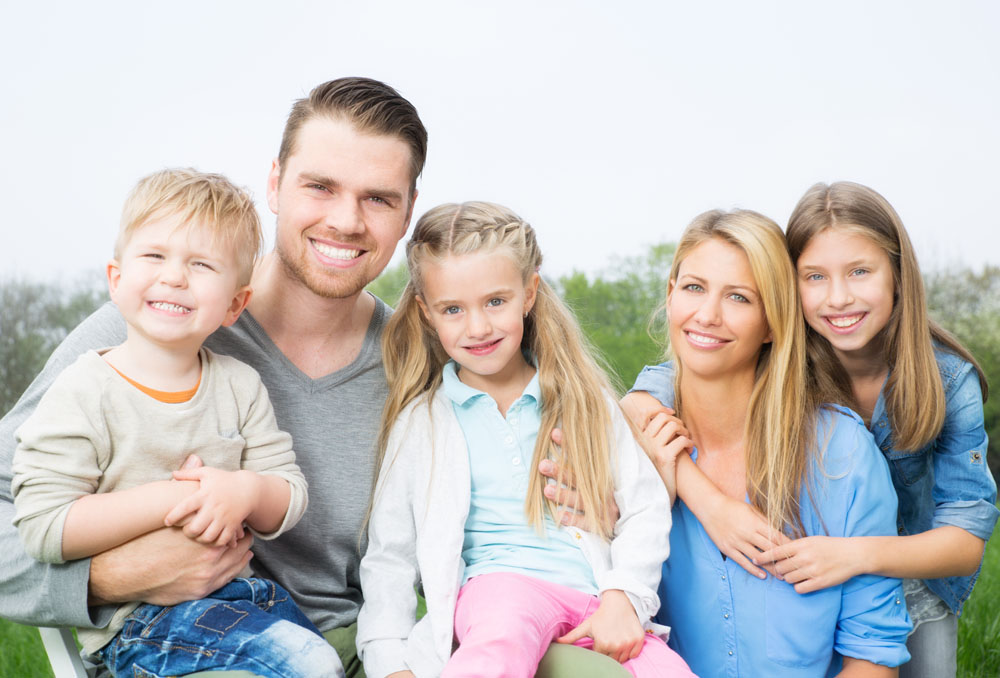
//> input picture 6.jpg, 1000 x 678 px
$ ./20131105746赵昱   (built with g++ and OpenCV 4)
//> lines starting //> are read from the running program, lines starting //| are printed output that depends on the picture
#include "stdafx.h"
#include <cv.h>
#include <cxcore.h>
#include <highgui.h>

int main(int argc, char *argv[]) {
	CvHaarClassifierCascade *pCascadeFrontal = 0, *pCascadeProfile = 0;
	CvMemStorage *pStorage = cvCreateMemStorage(0);
	CvSeq *pFaceRectSeq;
	int i;
	IplImage *pInpImg = cvLoadImage("D:/软件工程与计算/人脸识别/20131105746赵昱/6.jpg",CV_LOAD_IMAGE_COLOR);
//> pInpImg is the input picture: 678 rows x 1000 cols, CV_8UC3; mean B, G, R 190.8, 193.6, 198.1
	pCascadeFrontal = (CvHaarClassifierCascade *) cvLoad ("D:/软件工程与计算/人脸识别/20131105746赵昱/haarcascade/haarcascade_frontalface_default.xml");
	pCascadeProfile = (CvHaarClassifierCascade *) cvLoad ("D:/软件工程与计算/人脸识别/20131105746赵昱/haarcascade/haarcascade_profileface.xml");
	if (!pInpImg || !pCascadeFrontal || !pCascadeProfile) {
		printf("缺失文件\n");
		exit(0);
	}
	cvNamedWindow("照片", CV_WINDOW_NORMAL);
	cvShowImage("照片", pInpImg);
	cvWaitKey(50);
	pFaceRectSeq = cvHaarDetectObjects(pInpImg, pCascadeFrontal, pStorage,1.1,3,CV_HAAR_DO_CANNY_PRUNING,cvSize(40, 40));
//> pFaceRectSeq = 5 items
	for (i=0 ; i < (pFaceRectSeq ? pFaceRectSeq->total : 0) ; i++) {
		CvRect* r = (CvRect*)cvGetSeqElem(pFaceRectSeq, i);
		CvPoint pt1 = { r->x, r->y };
		CvPoint pt2 = { r->x + r->width, r->y + r->height };
		printf("Frontal face坐标(%d, %d)\n", pt2.x, pt2.y);
		cvRectangle(pInpImg, pt1, pt2, CV_RGB(0,255,0), 3, 4, 0);
		cvSetImageROI(pInpImg, *r);
		cvSmooth(pInpImg, pInpImg, CV_GAUSSIAN, 5, 3);
		cvResetImageROI(pInpImg);
	}
//> this loop made 5 passes
//> (pt1, pt2) on passes 1 to 5: (Point(786, 229), Point(901, 344)), (Point(655, 248), Point(769, 362)), (Point(117, 213), Point(236, 332)), (Point(417, 260), Point(535, 378)), (Point(269, 132), Point(426, 289))
//| Frontal face坐标(901, 344)
//| Frontal face坐标(769, 362)
//| Frontal face坐标(236, 332)
//| Frontal face坐标(535, 378)
//| Frontal face坐标(426, 289)
//> pass 1, `cvSetImageROI(pInpImg, *r);`:
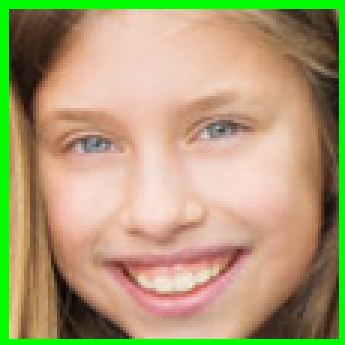
//> pInpImg: 115 rows x 115 cols, CV_8UC3 (shown 3 times larger); mean B, G, R 116.8, 158.5, 172.7
//> pass 1, `cvSmooth(pInpImg, pInpImg, CV_GAUSSIAN, 5, 3);`:
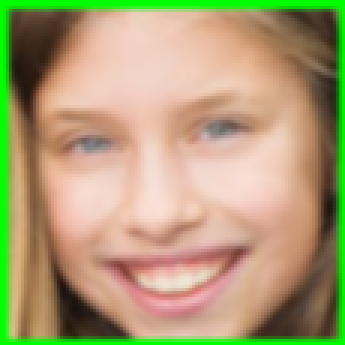
//> pInpImg: 115 rows x 115 cols, CV_8UC3 (shown 3 times larger); mean B, G, R 116.8, 158.5, 172.8
//> pass 2, `cvSetImageROI(pInpImg, *r);`:
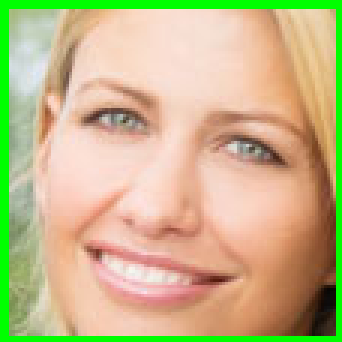
//> pInpImg: 114 rows x 114 cols, CV_8UC3 (shown 3 times larger); mean B, G, R 137.9, 183.8, 197.7
//> after the loop:
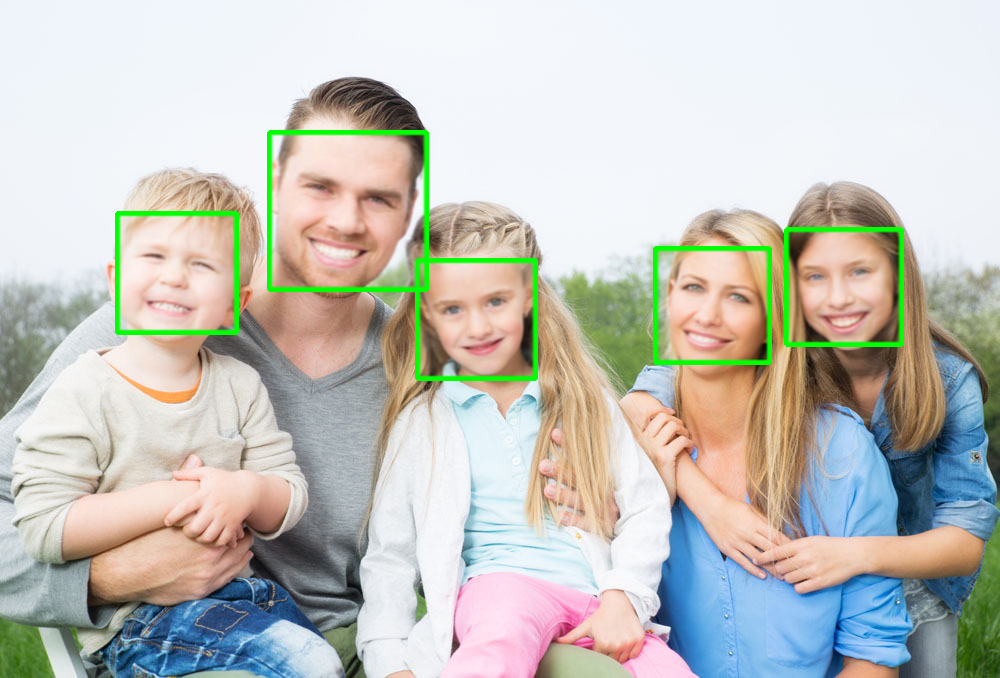
//> pInpImg: 678 rows x 1000 cols, CV_8UC3; mean B, G, R 188.3, 195.3, 194.7
	cvShowImage("照片", pInpImg);
	cvWaitKey(1);
	pFaceRectSeq = cvHaarDetectObjects(pInpImg, pCascadeProfile, pStorage,1.1,3,CV_HAAR_DO_CANNY_PRUNING,cvSize(40,40));
//> pFaceRectSeq = 2 items
	for (i=0 ; i < (pFaceRectSeq ? pFaceRectSeq->total : 0) ; i++) {
		CvRect* r = (CvRect*)cvGetSeqElem(pFaceRectSeq, i);
		CvPoint pt1 = { r->x, r->y };
		CvPoint pt2 = { r->x + r->width, r->y + r->height };
		printf("Profile face坐标(%d, %d)\n", pt2.x, pt2.y);
		cvRectangle(pInpImg, pt1, pt2, CV_RGB(255,255,0), 3, 4, 0);
		cvSetImageROI(pInpImg, *r);
		cvSmooth(pInpImg, pInpImg, CV_GAUSSIAN, 5, 3);
		cvResetImageROI(pInpImg);
	}
//> this loop made 2 passes
//> (pt1, pt2) on passes 1 to 2: (Point(137, 208), Point(266, 337)), (Point(677, 248), Point(797, 368))
//| Profile face坐标(266, 337)
//| Profile face坐标(797, 368)
//> pass 1, `cvSetImageROI(pInpImg, *r);`:
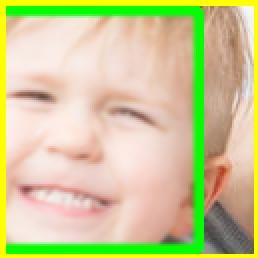
//> pInpImg: 129 rows x 129 cols, CV_8UC3 (shown 2 times larger); mean B, G, R 147.4, 202.5, 204.6
//> pass 1, `cvSmooth(pInpImg, pInpImg, CV_GAUSSIAN, 5, 3);`:
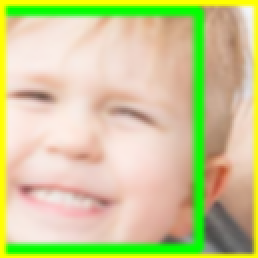
//> pInpImg: 129 rows x 129 cols, CV_8UC3 (shown 2 times larger); mean B, G, R 147.4, 202.5, 204.6
//> pass 2, `cvSetImageROI(pInpImg, *r);`:
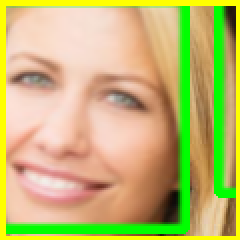
//> pInpImg: 120 rows x 120 cols, CV_8UC3 (shown 2 times larger); mean B, G, R 112.5, 184.9, 194
	cvShowImage("照片", pInpImg);
	cvWaitKey(0);
	cvDestroyWindow("照片");
	cvReleaseImage(&pInpImg);
	if (pCascadeFrontal) cvReleaseHaarClassifierCascade(&pCascadeFrontal);
	if (pCascadeProfile) cvReleaseHaarClassifierCascade(&pCascadeProfile);
	if (pStorage) cvReleaseMemStorage(&pStorage);
}
